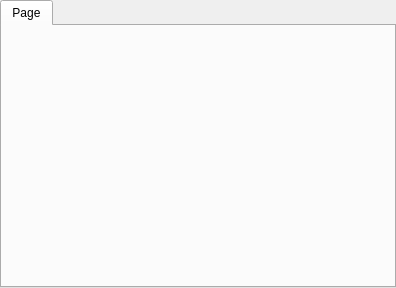
<?xml version="1.0" encoding="UTF-8"?>
<ui version="4.0">
 <class>QPrintPropertiesWidget</class>
 <widget class="QWidget" name="QPrintPropertiesWidget">
  <property name="geometry">
   <rect>
    <x>0</x>
    <y>0</y>
    <width>396</width>
    <height>288</height>
   </rect>
  </property>
  <property name="windowTitle">
   <string>Form</string>
  </property>
  <layout class="QVBoxLayout" name="verticalLayout_4">
   <property name="margin">
    <number>0</number>
   </property>
   <item>
    <widget class="QTabWidget" name="tabs">
     <property name="currentIndex">
      <number>0</number>
     </property>
     <widget class="QWidget" name="tabPage">
      <attribute name="title">
       <string>Page</string>
      </attribute>
      <layout class="QHBoxLayout" name="horizontalLayout">
       <item>
        <widget class="QPageSetupWidget" name="pageSetup" native="true"/>
       </item>
      </layout>
     </widget>
    </widget>
   </item>
  </layout>
 </widget>
 <customwidgets>
  <customwidget>
   <class>QPageSetupWidget</class>
   <extends>QWidget</extends>
   <header>qpagesetupdialog_unix_p.h</header>
   <container>1</container>
  </customwidget>
 </customwidgets>
 <resources/>
 <connections/>
</ui>
